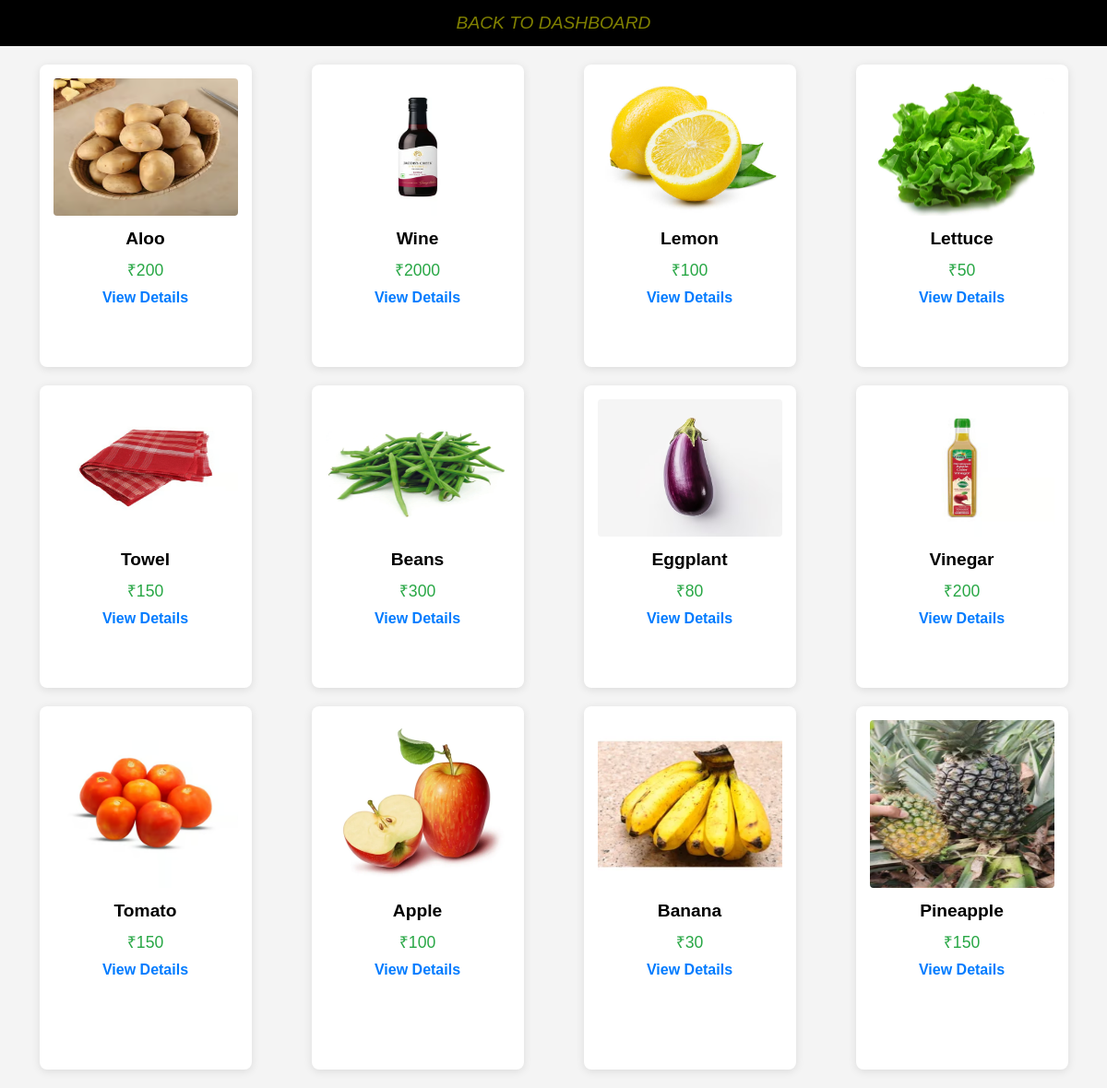
The app's page /viewProducts.php with its own data.
### tables this page shows
CREATE TABLE `products` (
  `ProductID` int(3) NOT NULL,
  `ProductName` varchar(255) DEFAULT NULL,
  `Price` decimal(8,0) DEFAULT NULL,
  `Quantity` int(10) DEFAULT NULL,
  `Image` varchar(255) NOT NULL
);

### viewProducts.php (the view, shortened to what this page needs)
<!DOCTYPE html>
<html lang="en">
<head>
</head>
<body>
    <a href='./index.php' id="dashboardLink">Back to dashboard</a>
    <div class='products-container'>
        <?php
        include "./connection.php";
        $query = "SELECT * FROM Products";
        $result = $con->query($query);
        while ($row = $result->fetch_assoc()) {
            echo "<div class='product-card'>";
            echo "<img src='./Images/" . $row['Image'] . "' alt='" . $row['ProductName'] . "'>";
            echo "<div class='product-name'>" . $row['ProductName'] . "</div>";
            echo "<div class='product-price'>₹" . $row['Price'] . "</div>";
            echo "<a href='./product.php?id=" . $row['ProductID'] . "' class='view-details'>View Details</a>";
            echo "</div>";
        }
        ?>
    </div>
</body>
</html>

### viewProducts.php (style rules this page uses)
body { font-family: Arial, sans-serif; margin: 0; background-color: #f4f4f4; }
#dashboardLink { width: 100vw; height: 50px; position: sticky; top: 0; text-decoration: none; color: white; background-color: black; display: flex; justify-content: center; align-items: center; z-index: 1; font-size: 1.2rem; }
.products-container { display: flex; flex-wrap: wrap; justify-content: space-around; padding: 20px; gap: 20px; }
.product-card { background-color: white; border-radius: 8px; box-shadow: 0 2px 10px rgba(0, 0, 0, 0.1); padding: 15px; width: 200px; text-align: center; transition: transform 0.2s; }
.product-card img { width: 100%; height: 50%; border-radius: 4px; }
.product-name { font-weight: bold; font-size: 1.2rem; margin: 10px 0; }
.product-price { color: #28a745; font-size: 1.1rem; }
.view-details { text-decoration: none; color: #007bff; font-weight: bold; margin-top: 10px; display: inline-block; }

### records on screen
products: Image+ProductName (picture), ProductName "Aloo", Price "200"
products: Image+ProductName (picture), ProductName "Wine", Price "2000"
products: Image+ProductName (picture), ProductName "Lemon", Price "100"
products: Image+ProductName (picture), ProductName "Lettuce", Price "50"
products: Image+ProductName (picture), ProductName "Towel", Price "150"
products: Image+ProductName (picture), ProductName "Beans", Price "300"
products: Image+ProductName (picture), ProductName "Eggplant", Price "80"
products: Image+ProductName (picture), ProductName "Vinegar", Price "200"
products: Image+ProductName (picture), ProductName "Tomato", Price "150"
products: Image+ProductName (picture), ProductName "Apple", Price "100"
products: Image+ProductName (picture), ProductName "Banana", Price "30"
products: Image+ProductName (picture), ProductName "Pineapple", Price "150"
